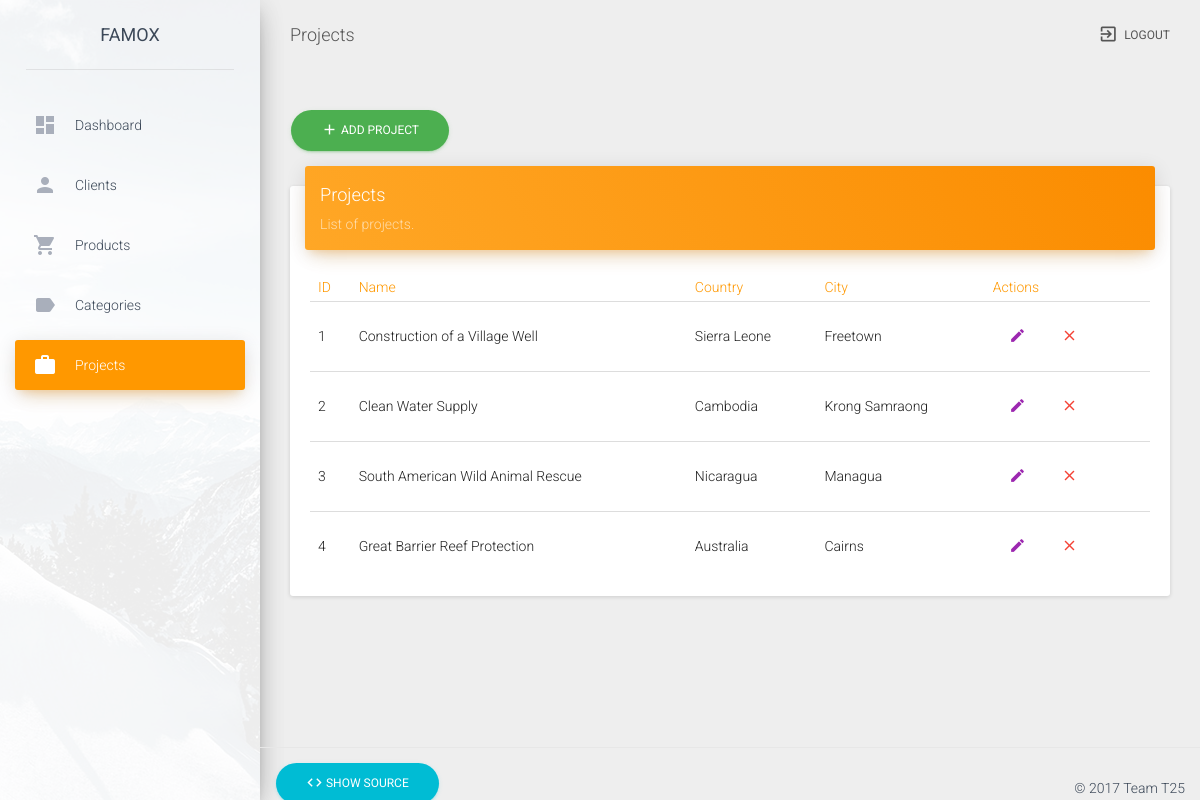
/Ass2/projects/list.php (signed in), run on the app's committed database.
### tables this page shows
CREATE TABLE IF NOT EXISTS `project` (
  `id` INT NOT NULL AUTO_INCREMENT,
  `description` VARCHAR(100) NOT NULL,
  `country` VARCHAR(50) NULL DEFAULT NULL,
  `city` VARCHAR(50) NULL DEFAULT NULL,
  PRIMARY KEY (`id`));

### Ass2/projects/list.php (the view, shortened to what this page needs)
<?php
  require_once("../config.php");
  $query = "SELECT * FROM project";
  $result = $conn->query($query);
  include_once("../includes/header.php");
?>
<div class="container-fluid">
  <div class="row">
    <div class="col-md-12">
      <a href="add.php">
        <button class="btn btn-success btn-round">
					<i class="material-icons">add</i> Add Project
					<div class="ripple-container"></div>
        </button>
      </a>
      <div class="card">
        <div class="card-header" data-background-color="orange">
          <h4 class="title">Projects</h4>
          <p class="category">List of projects.</p>
        </div>
        <div class="card-content table-responsive">
          <table class="table">
            <thead class="text-warning">
              <th>ID</th>
              <th>Name</th>
              <th>Country</th>
              <th>City</th>
              <th>Actions</th>
            </thead>
            <tbody>
            <?php while ($row = $result->fetch_array()) { ?>
              <tr>
                <td><?php echo $row["id"]; ?></td>
                <td><?php echo $row["description"]; ?></td>
                <td><?php echo $row["country"]; ?></td>
                <td><?php echo $row["city"]; ?></td>
                <td>
                  <a href="edit.php?id=<?php echo $row["id"]; ?>">
										<button type="button" rel="tooltip" title="" class="btn btn-primary btn-simple btn-xs" data-original-title="Edit">
											<i class="material-icons">edit</i>
										</button>
                  </a>
                  <a href="delete.php?id=<?php echo $row["id"]; ?>">
										<button type="button" rel="tooltip" title="" class="btn btn-danger btn-simple btn-xs" data-original-title="Delete">
											<i class="material-icons">close</i>
										</button>
                  </a>
                </td>
              </tr>
            <?php } ?>
            </tbody>
          </table>
        </div>
      </div>
    </div>
  </div>
</div>
<?php
  include_once("../includes/footer.php");
?>

### data on the page
project: id "1", description "Construction of a Village Well", country "Sierra Leone", city "Freetown"
project: id "2", description "Clean Water Supply", country "Cambodia", city "Krong Samraong"
project: id "3", description "South American Wild Animal Rescue", country "Nicaragua", city "Managua"
project: id "4", description "Great Barrier Reef Protection", country "Australia", city "Cairns"

### other printed values
$pageTitle "Projects"
